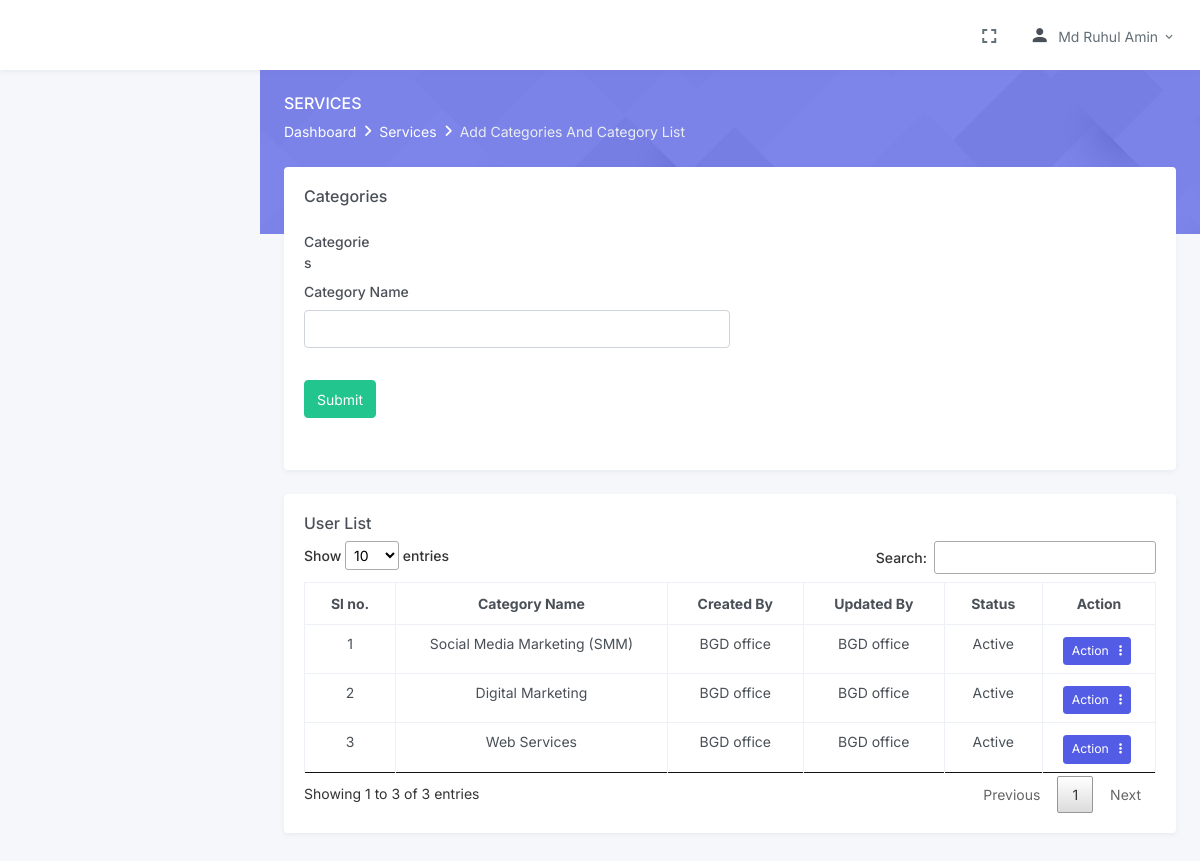
The page /service-categories.php (signed in) on the database its author committed.
### tables this page shows
CREATE TABLE `categories` (
  `id` int(255) NOT NULL,
  `category_name` varchar(100) NOT NULL,
  `created_at` datetime NOT NULL,
  `created_by` int(11) NOT NULL,
  `updated_at` datetime NOT NULL,
  `updated_by` int(11) NOT NULL,
  `status` int(11) NOT NULL DEFAULT '1'
);

CREATE TABLE `users` (
  `id` int(255) NOT NULL,
  `role_id` int(11) NOT NULL,
  `name` varchar(50) NOT NULL,
  `email` varchar(50) NOT NULL,
  `mobile` varchar(11) NOT NULL,
  `password` varchar(50) NOT NULL,
  `gender` varchar(10) NOT NULL,
  `created_at` datetime NOT NULL,
  `created_by` int(11) NOT NULL,
  `updated_at` datetime DEFAULT NULL,
  `updated_by` int(11) DEFAULT NULL,
  `vkey` varchar(100) DEFAULT NULL,
  `status` int(11) NOT NULL DEFAULT '1'
);

### inc/functions.inc.php (called while the page is built, shortened)
<?php
function db_conn()
{
    $db = mysqli_connect("localhost", "bgdbilli_client", "bgdclient", "bgdbilli_client");
    return $db;
}
function select($table_name, $field_names, $conditions = "", $join = "")
{
    $new_conditions = $conditions;
    if ($conditions) {
        $new_conditions =  "WHERE $conditions ";
    }
      $select = "SELECT $field_names FROM $table_name $join $new_conditions";
    $result = mysqli_query(db_conn(), $select);
    return $result;
}

### service-categories.php (the view, shortened to what this page needs)
<?php
require_once "inc/header.inc.php";
$categories_name = '';
?>
<div class="main-content">
    <div class="page-content">
        <div class="page-title-box">
            <div class="container-fluid">
                <div class="row align-items-center">
                    <div class="col-sm-6">
                        <div class="page-title">
                            <h4>Services</h4>
                            <ol class="breadcrumb m-0">
                                <li class="breadcrumb-item"><a href="index.php">Dashboard</a></li>
                                 <li class="breadcrumb-item"><a href="javascript: void(0);">Services</a></li>
                                <li class="breadcrumb-item active">Add Categories And Category List</li>
                            </ol>
                        </div>
                    </div>
                </div>
            </div>
        </div>
        <div class="container-fluid">
            <div class="page-content-wrapper">
                <div class="row">
                    <div class="col-lg-12">
                        <div class="card">
                            <div class="card-body">
                                <h4 class="header-title">Categories</h4>
                                <div class=" mt-3">
                                    <div class="col-lg-6">
                                        <div class="mb-3">
                                            <label class="col-sm-2 col-form-label">Categories</label>
                                            <div class="col-sm-12">
                                                <form method="post" action="service-category-action.php">
                                                    <div class="row">
                                                        <div class="col-lg-12">
                                                            <div class="mb-3">
                                                                <label class="form-label" for="progress-basicpill-firstname-input">Category Name</label>
                                                                <input type="text" class="form-control name" name="category_name" value="<?php
                                                                if(isset($_SESSION["old_category_name"])){
                                                                    echo $_SESSION["old_category_name"];
                                                                    unset($_SESSION['old_category_name']);
                                                                }else if(isset($categories_name)){
                                                                    echo $categories_name;
                                                                }
                                                                ?>" id="progress-basicpill-firstname-input">
                                                            </div>
                                                        </div>
                                                    </div>
                                                    <div class="row justify-content-center">
                                                        <div class="col-lg-12 mt-3">
                                                            <div class="mb-3">
                                                                <button type="submit" name="<?= isset($_SESSION["edit_categories_id"]) ? "edit_categories" : "submit_categories" ?>" name="submit_categories" class="btn btn-success"><?= isset($_SESSION["edit_categories_id"]) ? "Update" : "Submit" ?> </button>
                                                            </div>
                                                        </div>
                                                    </div>
                                                </form>
                                            </div>
                                        </div>
                                    </div>
                                </div>
                            </div>
                        </div>
                    </div>
                </div>
                <div class="row">
                    <div class="col-12">
                        <div class="card">
                            <div class="card-body">
                                <h4 class="header-title">User List</h4>
                                <table id="datatable" class="table table-bordered dt-responsive nowrap text-center  mt-3" style="border-collapse: collapse; border-spacing: 0; width: 100%;">
                                    <thead>
                                        <tr>
                                            <th>Sl no.</th>
                                            <th>Category Name</th>
                                            <th>Created By</th>
                                            <th>Updated By</th>
                                            <th>Status</th>
                                            <th>Action</th>
                                        </tr>
                                    </thead>
                                    <tbody>
                                        <?php
                                        $serial = 0;
                                        foreach (select('categories', '*') as $category) :
                                            $created_by = mysqli_fetch_assoc(select('users', 'name', "id =" . $category['created_by']))['name'];
                                            $updated_by = mysqli_fetch_assoc(select('users', 'name', "id =" . $category['updated_by']))['name'];
                                        ?>
                                            <tr class="text-center">
                                                <td><?= ++$serial ?></td>
                                                <td><?= $category['category_name'] ?></td>
                                                <td><?= $created_by ?></td>
                                                <td><?= ($updated_by) ? $updated_by : "N/A" ?></td>
                                                 <td>
                                            <?php
                                                    if ($category['status'] == 1) {
                                                       echo 'Active';
                                                    }else{
                                                        echo 'Deactive';
                                                    }
                                                    ?>
                                                      </td>
                                                <td>
                                                    <div class="btn-group mt-1 me-1">
                                                        <button class="btn btn-primary btn-sm dropdown-toggle" type="button" data-bs-toggle="dropdown" aria-haspopup="true" aria-expanded="false">
                                                            Action &nbsp; <i class="fa fa-ellipsis-v"></i></i>
                                                        </button>
                                                    </div>
                                                </td>
                                            </tr>
                                        <?php endforeach ?>
                                    </tbody>
                                </table>
                            </div>
                        </div>
                    </div>
                </div>
            </div>
        </div>
    </div>
</div>
<?php require_once "inc/footer.inc.php" ?>

### rows shown on the page
categories: category_name "Social Media Marketing (SMM)", created_by.name "BGD office", updated_by.name "BGD office", status "Active"
categories: category_name "Digital Marketing", created_by.name "BGD office", updated_by.name "BGD office", status "Active"
categories: category_name "Web Services", created_by.name "BGD office", updated_by.name "BGD office", status "Active"

### other values the page prints
$_SESSION['USER_NAME'] "Md Ruhul Amin"
